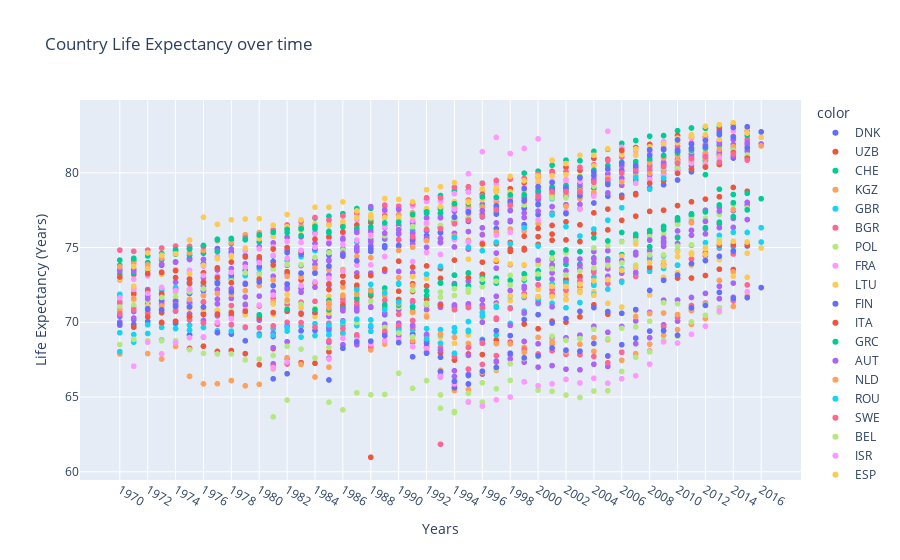

Notebook source saved alongside this figure:
### Code cell
import plotly.express as px
#df_total2 = df_total.iloc[4191:]
figure = px.scatter(x=df_life_expec['year'], y=df_life_expec['life_expectancy'], color=df_life_expec['country'], labels={
                     "x": "Years",
                     "y": "Life Expectancy (Years)"
                 },title = 'Country Life Expectancy over time')
figure.show()
